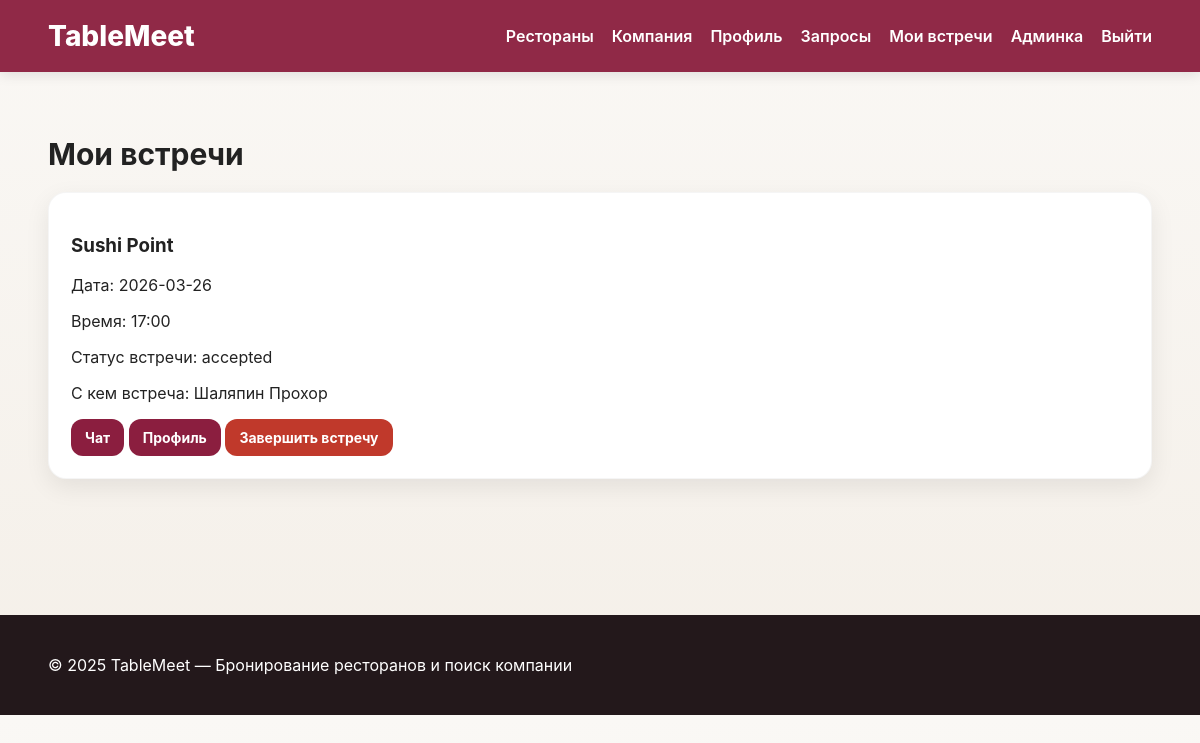
/my-meetings (signed in), run on the app's committed database.
### app/models.py (models this page shows)
class CompanionRequest(db.Model):
    id = db.Column(db.Integer, primary_key=True)
    booking_id = db.Column(db.Integer, db.ForeignKey('booking.id'), nullable=False)
    from_user_id = db.Column(db.Integer, db.ForeignKey('user.id'), nullable=False)
    to_user_id = db.Column(db.Integer, db.ForeignKey('user.id'), nullable=False)
    message = db.Column(db.Text)
    status = db.Column(db.String(20), default='pending')  # pending / accepted / rejected / cancelled / finished
    created_at = db.Column(db.DateTime, default=datetime.utcnow)

class Restaurant(db.Model):
    id = db.Column(db.Integer, primary_key=True)
    name = db.Column(db.String(150), nullable=False)
    cuisine = db.Column(db.String(100), nullable=False)
    address = db.Column(db.String(255), nullable=False)
    description = db.Column(db.Text)
    average_check = db.Column(db.Integer)
    menu = db.Column(db.Text)
    image = db.Column(db.String(255))
    latitude = db.Column(db.Float)
    longitude = db.Column(db.Float)
    bookings = db.relationship('Booking', backref='restaurant', lazy=True, cascade='all, delete-orphan')
    photos = db.relationship('RestaurantPhoto', backref='restaurant', lazy=True, cascade='all, delete-orphan')
    reviews = db.relationship('Review', backref='restaurant', lazy=True, cascade='all, delete-orphan')
    likes = db.relationship('RestaurantLike', backref='restaurant', lazy=True, cascade='all, delete-orphan')

class Booking(db.Model):
    id = db.Column(db.Integer, primary_key=True)
    user_id = db.Column(db.Integer, db.ForeignKey('user.id'), nullable=False)
    restaurant_id = db.Column(db.Integer, db.ForeignKey('restaurant.id'), nullable=False)
    booking_date = db.Column(db.String(50), nullable=False)
    booking_time = db.Column(db.String(50), nullable=False)
    guests = db.Column(db.Integer, nullable=False, default=1)
    comment = db.Column(db.Text)
    need_companion = db.Column(db.Boolean, default=False)
    preferred_gender = db.Column(db.String(20))
    preferred_age_min = db.Column(db.Integer)
    preferred_age_max = db.Column(db.Integer)
    companion_comment = db.Column(db.Text)
    status = db.Column(db.String(20), default='active')  # active / closed / cancelled / completed
    created_at = db.Column(db.DateTime, default=datetime.utcnow)
    requests = db.relationship('CompanionRequest', backref='booking', lazy=True, cascade='all, delete-orphan')

class User(UserMixin, db.Model):
    id = db.Column(db.Integer, primary_key=True)
    name = db.Column(db.String(120), nullable=False)
    email = db.Column(db.String(120), unique=True, nullable=False)
    phone = db.Column(db.String(30))
    password_hash = db.Column(db.String(255), nullable=False)
    age = db.Column(db.Integer)
    gender = db.Column(db.String(20))
    about = db.Column(db.Text)
    avatar = db.Column(db.String(255))
    is_admin = db.Column(db.Boolean, default=False)
    bookings = db.relationship('Booking', backref='user', lazy=True, cascade='all, delete-orphan')
    profile_photos = db.relationship('UserPhoto', backref='user', lazy=True, cascade='all, delete-orphan')
    reviews = db.relationship('Review', backref='author', lazy=True, cascade='all, delete-orphan')
    likes = db.relationship('RestaurantLike', backref='user', lazy=True, cascade='all, delete-orphan')
    sent_requests = db.relationship(
        'CompanionRequest',
        foreign_keys='CompanionRequest.from_user_id',
        backref='from_user',
        lazy=True,
        cascade='all, delete-orphan'
    )
    received_requests = db.relationship(
        'CompanionRequest',
        foreign_keys='CompanionRequest.to_user_id',
        backref='to_user',
        lazy=True,
        cascade='all, delete-orphan'
    )
    sent_messages = db.relationship(
        'Message',
        foreign_keys='Message.sender_id',
        backref='sender',
        lazy=True,
        cascade='all, delete-orphan'
    )
    received_messages = db.relationship(
        'Message',
        foreign_keys='Message.receiver_id',
        backref='receiver',
        lazy=True,
        cascade='all, delete-orphan'
    )

### app/routes.py (the view)
@main.route('/my-meetings')
@login_required
def my_meetings():
    meetings = CompanionRequest.query.filter(
        ((CompanionRequest.from_user_id == current_user.id) | (CompanionRequest.to_user_id == current_user.id)),
        CompanionRequest.status.in_(['accepted', 'finished'])
    ).order_by(CompanionRequest.created_at.desc()).all()
    return render_template('my_meetings.html', meetings=meetings)

### app/models.py (called while the page is built)
@login_manager.user_loader
def load_user(user_id):
    return User.query.get(int(user_id))

### app/templates/my_meetings.html (shortened to what this page needs)
{% extends 'base.html' %}
{% block content %}
<section class="section">
    <h2>Мои встречи</h2>
    <div class="cards">
        {% for meeting in meetings %}
        <div class="card">
            <h3>{{ meeting.booking.restaurant.name }}</h3>
            <p>Дата: {{ meeting.booking.booking_date }}</p>
            <p>Время: {{ meeting.booking.booking_time }}</p>
            <p>Статус встречи: {{ meeting.status }}</p>
            {% if current_user.id == meeting.from_user_id %}
                <p>С кем встреча: {{ meeting.to_user.name }}</p>
                <a class="btn small-btn" href="{{ url_for('main.chat', user_id=meeting.to_user.id) }}">Чат</a>
                <a class="btn small-btn" href="{{ url_for('main.user_detail', user_id=meeting.to_user.id) }}">Профиль</a>
            {% else %}
                <p>С кем встреча: {{ meeting.from_user.name }}</p>
                <a class="btn small-btn" href="{{ url_for('main.chat', user_id=meeting.from_user.id) }}">Чат</a>
                <a class="btn small-btn" href="{{ url_for('main.user_detail', user_id=meeting.from_user.id) }}">Профиль</a>
            {% endif %}
            {% if meeting.status == 'accepted' %}
                <a class="btn small-btn danger-btn" href="{{ url_for('main.finish_request', request_id=meeting.id) }}">Завершить встречу</a>
            {% endif %}
        </div>
        {% else %}
        <p>У вас пока нет подтверждённых встреч</p>
        {% endfor %}
    </div>
</section>
{% endblock %}

### app/static/style.css (style rules this page uses)
:root { --bg: #f8f6f2; --white: #ffffff; --text: #222222; --muted: #666666; --primary: #8b1e3f; --primary-dark: #6f1732; --accent: #d4a373; --danger: #c0392b; --shadow: 0 8px 24px rgba(0,0,0,0.08); --radius: 18px; }
* { box-sizing: border-box; }
body { margin: 0; font-family: Inter, Arial, sans-serif; background: linear-gradient(180deg, #faf8f5 0%, #f4efe8 100%); color: var(--text); }
.section { margin: 36px 0; }
.section h2 { font-size: 30px; margin-bottom: 20px; }
.cards { display: grid; grid-template-columns: repeat(auto-fit, minmax(280px, 1fr)); gap: 22px; }
.card { background: var(--white); border-radius: var(--radius); padding: 22px; box-shadow: var(--shadow); border: 1px solid rgba(0,0,0,0.04); }
.btn { display: inline-block; background: var(--primary); color: white; border: none; padding: 12px 18px; border-radius: 12px; text-decoration: none; font-weight: 700; cursor: pointer; }
.small-btn { padding: 10px 14px; font-size: 14px; }
.danger-btn { background: var(--danger); }

### data on the page
CompanionRequest: booking.restaurant.name "Sushi Point", booking.booking_date "2026-03-26", booking.booking_time "17:00", status "accepted", from_user.name "Шаляпин Прохор"
